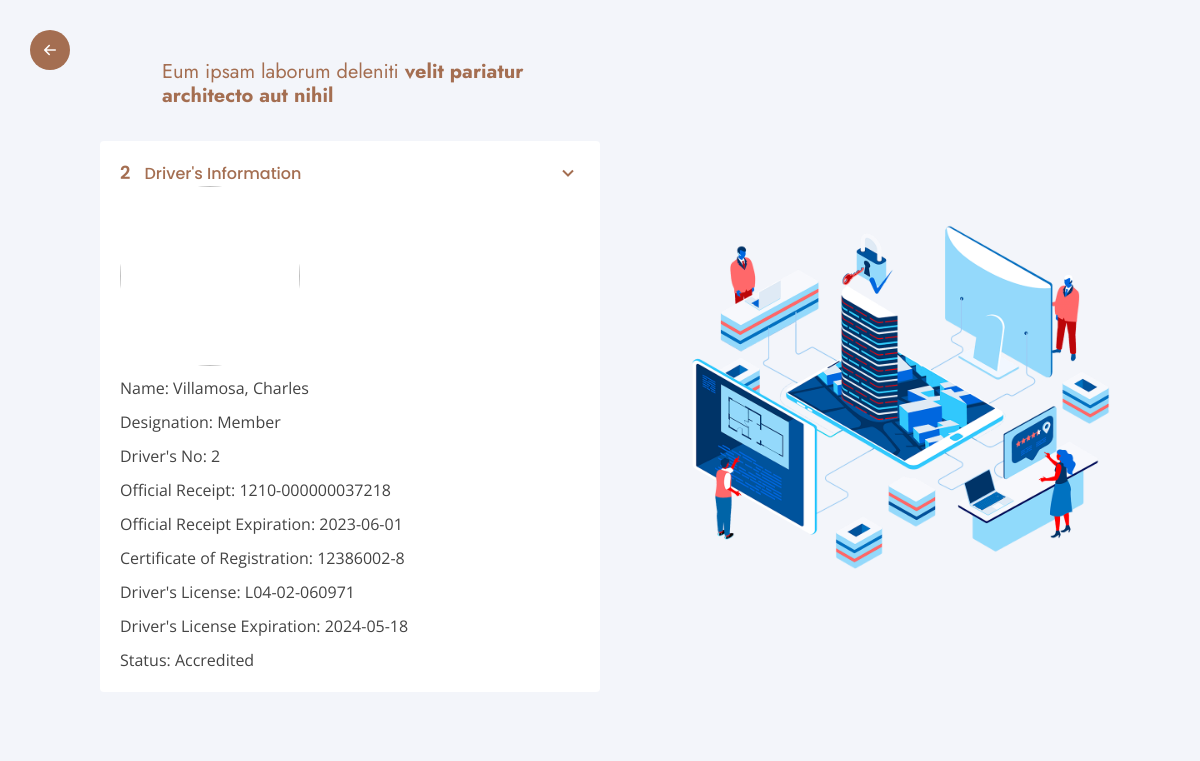
Screenshot of /driver/camera-platenumber.php?driverNumber=2 with the database file from the repository.
### tables this page shows
CREATE TABLE IF NOT EXISTS registered_rider_profile (
	registered_rider_id int NOT NULL AUTO_INCREMENT,
    rider_id int NOT NULL,
    rider_no int NOT NULL,
    designation varchar(255) NOT NULL,
    date_of_membership varchar(255) DEFAULT NULL,
    official_reciept varchar(55) DEFAULT NULL,
    or_expiration_date varchar(10) DEFAULT NULL,
    certificate_of_registration varchar(255) DEFAULT NULL,
    drivers_license varchar(255) DEFAULT NULL,
    license_expiration_date varchar(10) DEFAULT NULL,
    plate_number varchar(255) DEFAULT NULL,
    contact_number varchar(11) DEFAULT NULL,
    img_url varchar(255) NOT NULL,
    PRIMARY KEY(registered_rider_id),
    FOREIGN KEY(rider_id) REFERENCES rider(rider_id) 
);

CREATE TABLE IF NOT EXISTS rider (
	rider_id int NOT NULL AUTO_INCREMENT,
    last_name varchar(255) NOT NULL,
    first_name varchar(255) NOT NULL,
    mid_name varchar(255) DEFAULT NULL,
    suffix varchar(255) DEFAULT NULL,
    address varchar(255) DEFAULT NULL,
    PRIMARY KEY(rider_id)
);

### driver/camera-platenumber.php (the view, shortened to what this page needs)
<?php
require './../include/header.php';
require './../conn.php';
if (filter_has_var(INPUT_GET, 'driverNumber')) {
    $clean_driver_number = filter_var($_GET['driverNumber'], FILTER_SANITIZE_NUMBER_INT);
    $driver_number = filter_var($clean_driver_number, FILTER_VALIDATE_INT);
}
$riderQuery = "SELECT * FROM rider, registered_rider_profile WHERE rider_no = :driverNumber AND rider.rider_id = registered_rider_profile.rider_id";
$riderStatement = $pdo->prepare($riderQuery);
$riderStatement->bindParam(":driverNumber", $driver_number);
$riderStatement->execute();
if ($riderStatement->rowCount() === 1) {
    $rider = $riderStatement->fetch(PDO::FETCH_ASSOC);
    $clean_rider_no = filter_var($rider['rider_no'], FILTER_SANITIZE_NUMBER_INT);
    $rider_no = filter_var($clean_rider_no, FILTER_VALIDATE_INT);
    $name = htmlspecialchars($rider['last_name'] . ', ' . $rider["first_name"] . ' ' . $rider['mid_name'] ?? ' ' . $rider['suffix']);
    $designation = htmlspecialchars($rider['designation']);
    $official_reciept = htmlspecialchars($rider['official_reciept']);
    $or_expiration_date = htmlspecialchars($rider['or_expiration_date']);
    $certificate_of_registration = htmlspecialchars($rider['certificate_of_registration']);
    $licenseNumber = htmlspecialchars($rider["drivers_license"]);
    $license_expiration_date = htmlspecialchars($rider['license_expiration_date']);
    $img_url = htmlspecialchars($rider['img_url']);
    $status = htmlspecialchars("Accredited");
}
?>
<section id="rider" class="rider section-bg">
    <div class="container-fluid" data-aos="fade-up">
        <div class="row justify-content-center">
            <div class="col-lg-6 d-flex flex-column justify-content-center align-items-stretch  order-2 order-lg-1  d-sm-flex align-items-sm-center justify-content-sm-center">
                <div class="content">
                    <h3>Eum ipsam laborum deleniti <strong>velit pariatur architecto aut nihil</strong></h3>
                </div>
                <div class="accordion-list">
                    <ul>
                        <li>
                            <a class="collapse"><span><?php echo $rider_no ?></span> Driver's Information <i class="bx bx-chevron-down icon-show"></i><i class="bx bx-chevron-down icon-close"></i></a>
                            <div class="collapse show d-flex flex-column">
                                <?php if ($img_url && file_exists("../assets/img/rider/$img_url")) : ?>
                                    <div class="pic align-self-center"><img src="../assets/img/rider/<?php echo $img_url ?>" class="img-fluid" alt=""></div>
                                <?php else : ?>
                                    <div class="pic"><img src="../assets/img/default-img.svg ?>" class="img-fluid" alt=""></div>
                                <?php endif; ?>
                                <p> Name: <?php echo $name ?></p>
                                <p>Designation: <?php echo $designation ?></p>
                                <p>Driver's No: <?php echo $rider_no ?></p>
                                <?php if ($official_reciept) : ?>
                                    <p>Official Receipt: <?php echo $official_reciept ?></p>
                                <?php endif ?>
                                <?php if ($or_expiration_date) : ?>
                                    <p>Official Receipt Expiration: <?php echo $or_expiration_date ?></p>
                                <?php endif ?>
                                <?php if ($certificate_of_registration) : ?>
                                    <p>Certificate of Registration: <?php echo $certificate_of_registration ?></p>
                                <?php endif ?>
                                <?php if ($licenseNumber) : ?>
                                    <p>Driver's License: <?php echo $licenseNumber ?></p>
                                <?php endif ?>
                                <?php if ($license_expiration_date) : ?>
                                    <p>Driver's License Expiration: <?php echo $license_expiration_date ?></p>
                                <?php endif ?>
                                <p>Status: <?php echo $status ?></p>
                            </div>
                        </li>
                    </ul>
                </div>
            </div>
            <div class="col-lg-5 align-items-center order-1 order-lg-2 img" style='background-image: url("./../assets/img/why-us.png");' data-aos="zoom-in" data-aos-delay="150">&nbsp;</div>
        </div>
    </div>
</section>
<?php require './../include/footer.php'; ?>

### assets/css/style.css (style rules this page uses)
body { font-family: "Open Sans", sans-serif; color: #444444; }
a { color: rgb(164, 110, 81); text-decoration: none; }
h1, h2, h3, h4, h5, h6 { font-family: "Jost", sans-serif; }
section { padding: 60px 0; overflow: hidden; }
.section-bg { background-color: #f3f5fa; }
.rider { width: 100%; display: flex; align-items: center; }
.rider .content { padding: 0px 100px 0px 100px; }
.rider .content h3 { font-weight: 400; font-size: 20px; color: rgb(164, 110, 81); }
.rider .accordion-list .pic { width: 180px; height: 180px; }
.rider .accordion-list .pic img { width: 100%; height: 100%; border-radius: 50%; object-fit: cover; object-position: center center; transition: ease-in-out 0.3s; }
.rider .img { background-size: contain; background-repeat: no-repeat; background-position: center center; }
.rider .accordion-list { padding: 25px 100px 25px 100px; }
.rider .accordion-list ul { padding: 0; list-style: none; }
.rider .accordion-list li { padding: 20px; background: #fff; border-radius: 4px; }
.rider .accordion-list a { display: block; position: relative; font-family: "Poppins", sans-serif; font-size: 16px; line-height: 24px; font-weight: 500; padding-right: 30px; outline: none; cursor: pointer; }
.rider .accordion-list span { color: rgb(164, 110, 81); font-weight: 600; font-size: 18px; padding-right: 10px; }
.rider .accordion-list i { font-size: 24px; position: absolute; right: 0; top: 0; }
.rider .accordion-list p { margin-bottom: 0; padding: 10px 0 0 0; }
@media (min-width: 1024px) { .accordion-list { width: 700px; } }

### rows the page displays
registered_rider_profile: rider_no "2", rider.mid_name "Villamosa, Charles", designation "Member", official_reciept "1210-000000037218", or_expiration_date "2023-06-01", certificate_of_registration "12386002-8", drivers_license "L04-02-060971", license_expiration_date "2024-05-18"

### other values shown
$status "Accredited"
